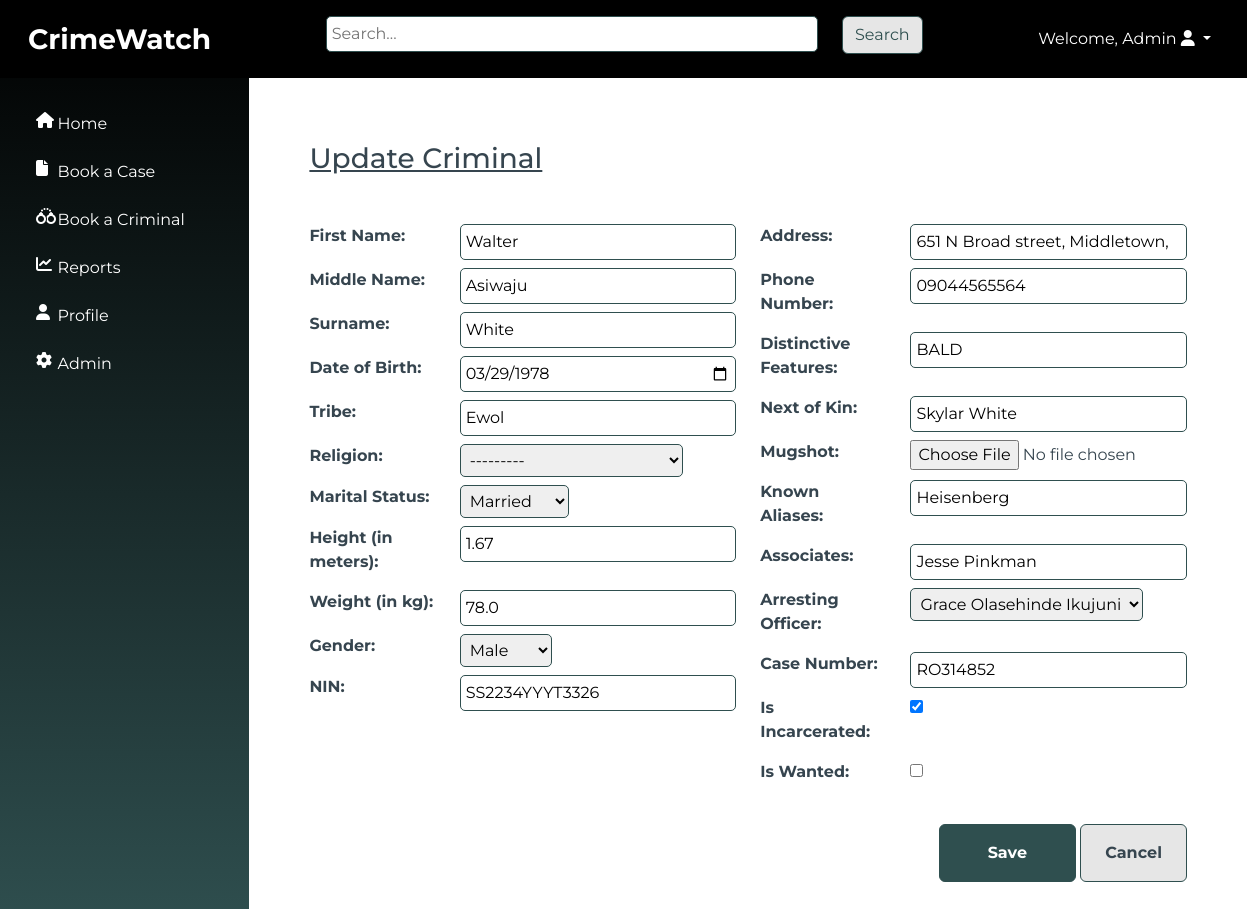
Screenshot of /criminals/update/1/ (signed in) with the database file from the repository.
### criminals/models.py (models this page shows, shortened)
class CriminalRecord(models.Model):
    MARITAL_STATUS = [
        ('Single', 'Single'),
        ('Married', 'Married'),
        ('Divorced', 'Divorced'),
        ('Widowed', 'Widowed'),
        ('Widower', 'Widower'),
        ('Celibate', 'Celibate'),
    ]
    RELIGION = [
        ('Christianity', 'Christianity'),
        ('Islam', 'Islam'),
        ('Traditional Worshippers', 'Traditional Worshippers'),
        ('Others', 'Others'),
    ]
    SEX_CHOICES = [
        ('male', 'Male'),
        ('female', 'Female'),
    ]
    first_name = models.CharField(max_length=255)
    middle_name = models.CharField(max_length=255, blank=True)
    surname = models.CharField(max_length=255)
    date_of_birth = models.DateField()
    date_of_arrest = models.DateField(auto_now_add=True)
    time_of_arrest = models.TimeField(auto_now_add=True)
    tribe = models.CharField(max_length=100)
    religion = models.CharField(max_length=100, choices=RELIGION, blank=True)
    marital_status = models.CharField(max_length=10, choices=MARITAL_STATUS, default="Single")
    height_in_meters = models.FloatField()
    weight_in_kg = models.FloatField()
    gender = models.CharField(max_length=10, choices=SEX_CHOICES,default="Male")
    nin = models.CharField(max_length=100, unique=True)
    address = models.CharField(max_length=255, blank=True)
    contact_info = PhoneNumberField(max_length=100, blank=True)
    distinctive_features = models.CharField(max_length=255, blank=True)
    next_of_kin = models.CharField(max_length=255, blank=True)
    mugshot = models.ImageField(upload_to='src/images/', blank=True)
    known_aliases = models.CharField(max_length=255, blank=True)
    associates = models.CharField(max_length=255, blank=True)
    arresting_officer = models.ForeignKey(Officer, on_delete=models.CASCADE, blank=True)
    case_number = models.CharField(max_length=9, default=generate_case_number, unique=True)
    is_incarcerated = models.BooleanField(default=True)
    is_wanted = models.BooleanField(default=False)

### criminals/views.py (the view)
# urls.py: path('update/<int:pk>/', views.criminal_update, name='criminal_update'),
@login_required
def criminal_update(request, pk):
    criminal = get_object_or_404(CriminalRecord, pk=pk)
    if request.method == 'POST':
        form = CriminalForm(request.POST, instance=criminal)
        if form.is_valid():
            form.save()
            return redirect('criminal_list')
    else:
        form = CriminalForm(instance=criminal)
    return render(request, 'criminal_form.html', {'form': form})

### criminals/forms.py
class CriminalForm(forms.ModelForm):
    class Meta:
        model = CriminalRecord
        fields = '__all__'
        widgets = {
            'date_of_birth': forms.DateInput(attrs={'type': 'date'}),
            'date_of_arrest': forms.DateInput(attrs={'type': 'date'}),
            'time_of_arrest': forms.TimeInput(attrs={'type': 'time'}),
            'distinctive_features': forms.TextInput(attrs={'placeholder': 'Scars, Tribal marks, Tattoos, Piercings, etc.'}),
            'contact_info': forms.TextInput(attrs={'placeholder': 'Enter phone number'}),
        }

### officers/models.py (called while the page is built)
    def __str__(self):
        return self.name

### criminals/templates/criminal_form.html (shortened to what this page needs)
{% extends 'base.html' %}
{% block content %}
<div class="container-fluid p-5">
    <h1 class="fs-3 mb-3 text-decoration-underline">{{ form.instance.pk|yesno:"Update Criminal,Create Criminal" }}</h1>
    <form method="post" enctype="multipart/form-data" class="needs-validation mt-5">
        <div class="row">
            <div class="col-6">
                <div class="row mb-2 align-items-start">
                    <div class="col-md-5 col-lg-4">
                        <label class="form-label fw-bold" for="id_first_name">First Name:</label>
                    </div>
                    <div class="col-md-7 col-lg-8 rounded-top">
                        {{ form.first_name }}
                    </div>
                </div>
                <div class="row mb-2 align-items-start">
                    <div class="col-md-5 col-lg-4">
                        <label class="form-label fw-bold" for="id_middle_name">Middle Name:</label>
                    </div>
                    <div class="col-md-7 col-lg-8 rounded-top">
                        {{ form.middle_name }}
                    </div>
                </div>
                <div class="row mb-2 align-items-start">
                    <div class="col-md-5 col-lg-4">
                        <label class="form-label fw-bold" for="id_surname">Surname:</label>
                    </div>
                    <div class="col-md-7 col-lg-8 rounded-top">
                        {{ form.surname }}
                    </div>
                </div>
                <div class="row mb-2 align-items-start">
                    <div class="col-md-5 col-lg-4">
                        <label class="form-label fw-bold" for="id_date_of_birth">Date of Birth:</label>
                    </div>
                    <div class="col-md-7 col-lg-8 rounded-top">
                        {{ form.date_of_birth }}
                    </div>
                </div>
                <div class="row mb-2 align-items-start">
                    <div class="col-md-5 col-lg-4">
                        <label class="form-label fw-bold" for="id_tribe">Tribe:</label>
                    </div>
                    <div class="col-md-7 col-lg-8 rounded-top">
                        {{ form.tribe }}
                    </div>
                </div>
                <div class="row mb-2 align-items-start">
                    <div class="col-md-5 col-lg-4">
                        <label class="form-label fw-bold" for="id_religion">Religion:</label>
                    </div>
                    <div class="col-md-7 col-lg-8 rounded-top">
                        {{ form.religion }}
                    </div>
                </div>
                <div class="row mb-2 align-items-start">
                    <div class="col-md-5 col-lg-4">
                        <label class="form-label fw-bold" for="id_marital_status">Marital Status:</label>
                    </div>
                    <div class="col-md-7 col-lg-8 rounded-top">
                        {{ form.marital_status }}
                    </div>
                </div>
                <div class="row mb-2 align-items-start">
                    <div class="col-md-5 col-lg-4">
                        <label class="form-label fw-bold" for="id_height_in_meters">Height (in meters):</label>
                    </div>
                    <div class="col-md-7 col-lg-8 rounded-top">
                        {{ form.height_in_meters }}
                    </div>
                </div>
                <div class="row mb-2 align-items-start">
                    <div class="col-md-5 col-lg-4">
                        <label class="form-label fw-bold" for="id_weight_in_kg">Weight (in kg):</label>
                    </div>
                    <div class="col-md-7 col-lg-8 rounded-top">
                        {{ form.weight_in_kg }}
                    </div>
                </div>
                <div class="row mb-2 align-items-start">
                    <div class="col-md-5 col-lg-4">
                        <label class="form-label fw-bold" for="id_gender">Gender:</label>
                    </div>
                    <div class="col-md-7 col-lg-8 rounded-top">
                        {{ form.gender }}
                    </div>
                </div>
                <div class="row mb-2 align-items-start">
                    <div class="col-md-5 col-lg-4">
                        <label class="form-label fw-bold" for="id_nin">NIN:</label>
                    </div>
                    <div class="col-md-7 col-lg-8 rounded-top">
                        {{ form.nin }}
                    </div>
                </div>
            </div>
            <div class="col-6">
<div class="row mb-2 align-items-start">
    <div class="col-md-5 col-lg-4">
        <label class="form-label fw-bold" for="id_address">Address:</label>
    </div>
    <div class="col-md-7 col-lg-8 rounded-top">
        {{ form.address }}
    </div>
</div>
<div class="row mb-2 align-items-start">
    <div class="col-md-5 col-lg-4">
        <label class="form-label fw-bold" for="id_contact_info">Phone Number:</label>
    </div>
    <div class="col-md-7 col-lg-8 rounded-top">
        {{ form.contact_info }}
    </div>
</div>
<div class="row mb-2 align-items-start">
    <div class="col-md-5 col-lg-4">
        <label class="form-label fw-bold" for="id_distinctive_features">Distinctive Features:</label>
    </div>
    <div class="col-md-7 col-lg-8 rounded-top">
        {{ form.distinctive_features }}
    </div>
</div>
<div class="row mb-2 align-items-start">
    <div class="col-md-5 col-lg-4">
        <label class="form-label fw-bold" for="id_next_of_kin">Next of Kin:</label>
    </div>
    <div class="col-md-7 col-lg
    -8 rounded-top">
        {{ form.next_of_kin }}
    </div>
</div>
<div class="row mb-2 align-items-start">
    <div class="col-md-5 col-lg-4">
        <label class="form-label fw-bold" for="id_mugshot">Mugshot:</label>
    </div>
    <div class="col-md-7 col-lg-8 rounded-top">
        {{ form.mugshot }}
    </div>
</div>
<div class="row mb-2 align-items-start">
    <div class="col-md-5 col-lg-4">
        <label class="form-label fw-bold" for="id_known_aliases">Known Aliases:</label>
    </div>
    <div class="col-md-7 col-lg-8 rounded-top">
        {{ form.known_aliases }}
    </div>
</div>
<div class="row mb-2 align-items-start">
    <div class="col-md-5 col-lg-4">
        <label class="form-label fw-bold" for="id_associates">Associates:</label>
    </div>
    <div class="col-md-7 col-lg-8 rounded-top">
        {{ form.associates }}
    </div>
</div>
<div class="row mb-2 align-items-start">
    <div class="col-md-5 col-lg-4">
        <label class="form-label fw-bold" for="id_arresting_officer">Arresting Officer:</label>
    </div>
    <div class="col-md-7 col-lg-8 rounded-top">
        {{ form.arresting_officer }}
    </div>
</div>
<div class="row mb-2 align-items-start">
    <div class="col-md-5 col-lg-4">
        <label class="form-label fw-bold" for="id_case_number">Case Number:</label>
    </div>
    <div class="col-md-7 col-lg-8 rounded-top">
        {{ form.case_number }}
    </div>
</div>
<div class="row mb-2 align-items-start">
    <div class="col-md-5 col-lg-4">
        <label class="form-label fw-bold" for="id_is_incarcerated">Is Incarcerated:</label>
    </div>
    <div class="col-md-7 col-lg-8 rounded-top">
        {{ form.is_incarcerated }}
    </div>
</div>
<div class="row mb-2 align-items-start">
    <div class="col-md-5 col-lg-4">
        <label class="form-label fw-bold" for="id_is_wanted">Is Wanted:</label>
    </div>
    <div class="col-md-7 col-lg-8 rounded-top">
        {{ form.is_wanted }}
    </div>
</div>
<div class="float-end mt-4" role="group" aria-label="Basic example">
    <button type="submit" class="btn btn-primary p-3 px-5 fw-bold">Save</button>
    <a href="{% url 'criminal_list' %}" class="btn btn-gray p-3 px-4 fw-bold">Cancel</a>
</div>
            </div>
        </div>
    </form>
</div>
{% endblock %}

### templates/base.html (shortened to what this page needs)
<!DOCTYPE html>
<html lang="en">
<head>
    <link rel="stylesheet" href="https://cdnjs.cloudflare.com/ajax/libs/font-awesome/6.5.2/css/all.min.css">
    {% load static %}
    <link rel="stylesheet" type="text/css" href="{% static 'src/styles.css' %}">
    <link href="https://cdn.jsdelivr.net/npm/bootstrap@5.3.3/dist/css/bootstrap.min.css" rel="stylesheet">
</head>
<body>
    <nav class="navbar navbar-expand-sm navbar-dark p-3">
        <div class="container-fluid">
            <div class="col-md-3"><a class="navbar-brand fs-3 fw-bold" href="{% url 'home' %}">CrimeWatch</a></div>
            <div class="col-md-6 d-none d-sm-block">
              <form method="get" action="{% url 'search_results' %}">
                <div class="row mb-2 align-items-start">
                  <div class="col-md-10">
                    <input type="text" name="q" placeholder="Search...">
                  </div>
                  <div class="col-md-2 rounded-top">
                    <button type="submit" class="btn btn-gray">Search</button>
                  </div>
              </div>
            </form>
          </div>
                <div class="col-md-3 d-none d-sm-block float-end">
                  {% if user.is_authenticated %}
                  <ul class="navbar-nav ml-3 justify-content-end">
                  <li class="dropdown nav-item">
                      <a href="#" class="dropdown-toggle nav-link text-white text-capitalize" data-bs-toggle="dropdown">Welcome, {{ user.username }} <i class="fa fa-user"></i> <b class="caret"></b></a>
                  </li></ul>
                  {% else %}
                  <li><a href="{% url 'login' %}">Login</a></li>
                  {% endif %}
          </div>
        </div>
      </nav>
    <div class="container-fluid">
        <div class="row">
        <div class="vert-bar d-none d-sm-block">
            <ul class="navbar-nav">
              <li class="nav-item my-1 mx-1 p-2 text-white row align-items-start">
                <i class="col-2 fa fa-house text-center"></i>
                <a class="col-10 nav-link p-0 m-0" href="{% url 'home' %}">Home</a>
              </li>
              <li class="nav-item my-1 mx-1 p-2 text-white row align-items-start">
                <i class="col-2 fa fa-file text-center"></i>
                <a class="col-10 nav-link p-0 m-0" href="{% url 'case_list' %}">Book a Case</a>
              </li>
              <li class="nav-item my-1 mx-1 p-2 text-white row align-items-start">
                <i class="col-2 fa fa-handcuffs text-center"></i>
                <a class="col-10 nav-link p-0 m-0" href="#">Book a Criminal</a>
              </li>
              <li class="nav-item my-1 mx-1 p-2 text-white row align-items-start">
                <i class="col-2 fa fa-chart-line text-center"></i>
                <a class="col-10 nav-link p-0 m-0" href="#">Reports</a>
              </li>
              <li class="nav-item my-1 mx-1 p-2 text-white row align-items-start">
                <i class="col-2 fa fa-user text-center"></i>
                <a class="col-10 nav-link p-0 m-0" href="#">Profile</a>
              </li>
              <li class="nav-item my-1 mx-1 p-2 text-white row align-items-start">
                <i class="col-2 fa fa-gear text-center"></i>
                <a class="col-10 nav-link p-0 m-0" href="#">Admin</a>
              </li>
              </ul>
        </div>
        <div class="content pt-3">
            {% block content %}{% endblock %}
        </div>
        </div>
    </div>
</body>
</html>

### static/src/styles.css (style rules this page uses)
body { font-family: 'Montserrat', sans-serif !important; color: var(--charcoal) !important; }
:root { --dark-slate-gray:#2F4F4F; --dark-khaki: #BDB76B; --crimson-red: #DC143C; --ivory: ##FFFFF0; --charcoal: #36454F; --dim-gray: #696969; --orange: #FFa500 }
.navbar { background:black; color: var(--dark-slate-gray) !important; z-index: 2; }
.btn-primary { background-color: var(--dark-slate-gray) !important; border-color: var(--dark-slate-gray) !important; }
.btn-gray { background-color: #e6e6e6 !important; color: var(--ivory) !important; border-color: var(--dark-slate-gray) !important; }
.vert-bar { background-image: linear-gradient(180deg, black, var(--dark-slate-gray)) !important; position: fixed; top: 0; left: 0; z-index: 1; padding-top: 100px !important; width: 20% !important; height: 100%; color: white; padding: 20px 0; overflow-x: hidden; }
input[type="text"], input[type="number"], input[type="email"], input[type="date"], textarea { width:100%; border-radius: 5px; border: solid 1px #2F4F4F; padding:5px; }
select { border-radius: 5px !important; border: solid 1px #2F4F4F; padding:5px !important; }
.content { width:80% !important; margin: auto 0 0 20%; }

### rows the page displays
CriminalRecord: instance.pk "Update Criminal", first_name "Walter", middle_name "Asiwaju", surname "White", date_of_birth "03/29/1978", tribe "Ewol", religion "---------", marital_status "Married", height_in_meters "1.67", weight_in_kg "78.0", gender "Male", nin "SS2234YYYT3326", address "651 N Broad street, Middletown,", contact_info "09044565564", distinctive_features "BALD", next_of_kin "Skylar White", known_aliases "Heisenberg", associates "Jesse Pinkman", arresting_officer "Grace Olasehinde Ikujuni", case_number "RO314852", is_incarcerated "☑"

### other values shown
{{ user.username }} "Admin"
